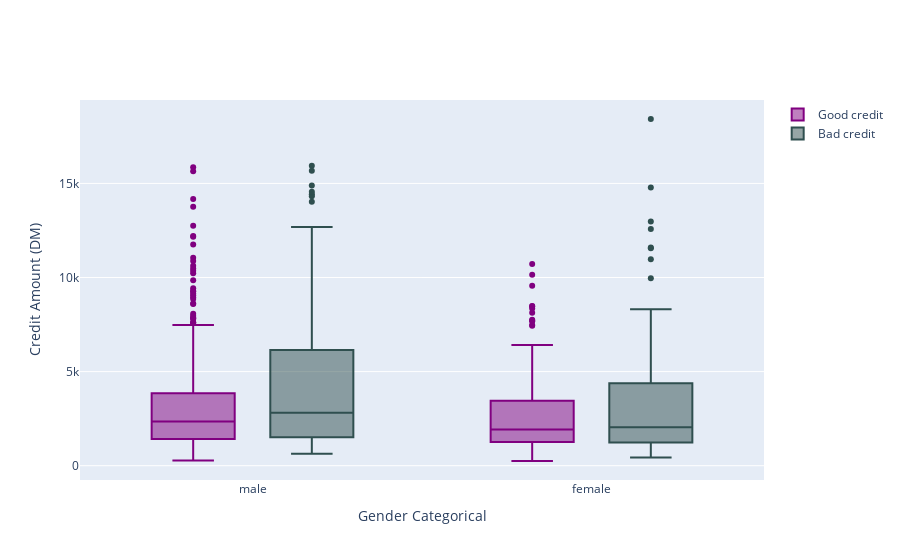

Write notebook code for a chart like this one.
### Code cell
trace0 = go.Box(
    y=df_good["amount_num"],
    x=df_good["gender"],
    name='Good credit',
    marker=dict(
        color='Purple'
    )
)

trace1 = go.Box(
    y=df_bad['amount_num'],
    x=df_bad['gender'],
    name='Bad credit',
    marker=dict(
        color='DarkSlateGrey'
    )
)
    
data = [trace0, trace1]

layout = go.Layout(
    yaxis=dict(
        title='Credit Amount (DM)',
        zeroline=False
    ),
    xaxis=dict(
        title='Gender Categorical'
    ),
    boxmode='group'
)
fig = go.Figure(data=data, layout=layout)

py.iplot(fig, filename='box-age-cat')

### Figure 1 — Plotly figure (JSON) as saved in the notebook; plotly's stock layout.template omitted (floating-point values rounded to 4 significant figures; data arrays with more than 128 entries replaced by an {"elided": "..."} marker saying what was removed)
{"data": [{"marker": {"color": "Purple"}, "name": "Good credit", "type": "box", "x": {"elided": "700 str values"}, "y": {"elided": "700 int values"}}, {"marker": {"color": "DarkSlateGrey"}, "name": "Bad credit", "type": "box", "x": {"elided": "300 str values"}, "y": {"elided": "300 int values"}}], "layout": {"boxmode": "group", "xaxis": {"title": {"text": "Gender Categorical"}}, "yaxis": {"title": {"text": "Credit Amount (DM)"}, "zeroline": false}}}
